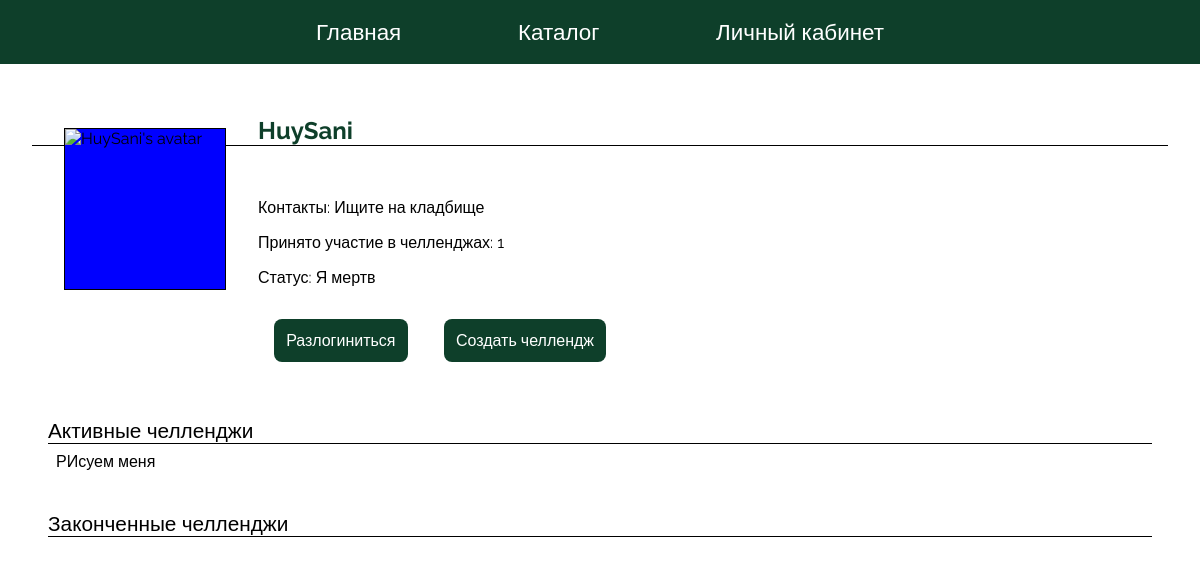
Page /profile/ (signed in) on the committed database.
### artfreedom/apps/main/models.py (models this page shows, shortened)
class User_data(models.Model):
    user = models.OneToOneField(User, on_delete=models.CASCADE)
    status = models.CharField("статус пользователя", max_length=500, blank=True)
    contacts = models.CharField("контакты пользователя", max_length=200)
    avatar = models.CharField("Аватар", blank=True, max_length=2500, default="", null=True)

class Challenge_article(models.Model):
    article_title = models.CharField("название челленджа", max_length=200)
    article_description = models.TextField("описание челленджа")
    pub_date = models.DateTimeField("дата публикации")
    start_date = models.DateTimeField("дата начала", default=datetime.now())
    recruitment_time = models.IntegerField("время челледжа (в днях)")  # in days
    avatar = models.CharField("Аватар", blank=True, max_length=2500, default="", null=True)
    participants = models.ManyToManyField(User_data, through="Challenge_to_User")
    def __str__(self):
        return self.article_title
    def is_challenge_active(self):
        is_finished = (timezone.now() - self.start_date).days >= self.recruitment_time
        return not is_finished
    class Meta:
        verbose_name = "Челлендж"
        verbose_name_plural = "Челленджи"

### artfreedom/apps/userprofile/views.py (the view)
# urls.py: path("", views.myprofile, name="myprofile"),
def myprofile(request):
    args = {}
    if request.user.is_authenticated:
        args['username'] = request.user.username
        usr = User.objects.get(id=request.user.id)
        userdata = User_data.objects.get(user=usr)
        args['status'] = userdata.status
        args['contacts'] = userdata.contacts
        args['col_challenges'] = userdata.challenge_to_user_set.count()
        challenges = get_challenges_set(userdata)
        args['challenges'] = challenges
        args['ismyprofile'] = True
        if userdata.avatar != "":
            args['avatar_url'] = userdata.avatar
    return render(request, "userprofile/profile.html", args)

### artfreedom/apps/userprofile/views.py (called while the page is built)
def get_challenges_set(userdata):
        chs = userdata.challenge_to_user_set.all()
        res = []
        for c in chs:
            res.append({
            "challenge":c.challenge,
            "active":c.challenge.is_challenge_active()
            })
        return res

### artfreedom/templates/userprofile/profile.html (shortened to what this page needs)
{% extends 'base.html' %}
{% load static %}
{% block styles %}
<link rel="stylesheet" href="{% static 'css/profile.css' %}">
<link rel="stylesheet" href="{% static 'css/text.css' %}">
{% endblock %}
{% block main_content %}
{% if username %}
<main class="profile">
    <div class="avatar">
        <img src="{% if avatar_url %}
            {{ avatar_url }}
        {% else %}
            https://cs8.pikabu.ru/post_img/big/2017/12/13/9/1513180484168587318.jpg
        {% endif %}
        " alt="{{username}}'s avatar">
    </div>
    <header>
        <h2 class="heading2">{{username}}</h2>
    </header>
    <section >
        <p>Контакты: {{ contacts }}</p>
        <p>Принято участие в челленджах: {{col_challenges}}</p>
        <p>Статус: {{ status }}</p>
        {% if ismyprofile %}
        <a href="{% url 'logout' %}" class="logout_button">Разлогиниться</a>
        <a href="{% url 'userprofile:add_new_challenge' %}" class="logout_button" id = "add_challenge">Создать челлендж</a>
        {% endif %}
    </section>
    <figure class="challenges_gallary clearfix">
        <figcaption>Активные челленджи</figcaption>
        {% for ch in  challenges%}
        {% if ch.active %}
        <a href='{% url 'challenge' ch.challenge.id %}'>{{ch.challenge}}</a>
        {% endif %}
        {% endfor %}
    </figure>
    <figure class="challenges_gallary clearfix">
        <figcaption>Законченные челленджи</figcaption>
    </figure>
{% endif %}
{% endblock %}

### artfreedom/static/css/base.css (style rules this page uses)
body { padding: 0; margin: 0; font-family: 'Raleway', sans-serif; }

### artfreedom/static/css/profile.css (style rules this page uses)
.clearfix { clear: both; }
div.avatar { width: 10rem; height: 10rem; background-color: blue; float: left; margin: 2rem; border: 1px black solid; }
div.avatar > img { height: 100%; width: 100%; object-fit: cover; }
main.profile { display: block; padding: 2rem; white-space: normal; }
main > section { padding: 1rem; }
main > section, main > header { display: block; margin: 0.5rem 0; }
a.logout_button { background-color: rgb(14, 63, 42); border-radius: 0.5rem; margin: 1rem; padding: 0.7rem; display: inline-block; text-decoration: none; color: white; border: 1px rgba(14, 63, 42, 0) solid; }
.img_gallary > figcaption, .challenges_gallary > figcaption { font-size: 1.3rem; margin: 0; border-bottom: 1px black solid; }
.challenges_gallary { margin: 0; padding: 1rem; }
.challenges_gallary > a { padding: 0.5rem; display: block; text-decoration: none; color: black; }

### artfreedom/static/css/text.css (style rules this page uses)
main { display: flex; align-items: flex-start; }
h2.heading2 { color:rgb(14, 63, 42); border-bottom: 1px black solid; }

### rows in the picture
User_data: contacts "Ищите на кладбище", status "Я мертв"
Challenge_article: challenge "РИсуем меня"

### other values in the picture
{{ username }} "HuySani"
{{ col_challenges }} "1"
